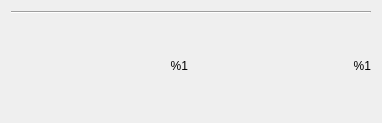
<?xml version="1.0" encoding="UTF-8"?>
<ui version="4.0">
 <class>TimeTable</class>
 <widget class="QWidget" name="TimeTable">
  <property name="geometry">
   <rect>
    <x>0</x>
    <y>0</y>
    <width>382</width>
    <height>123</height>
   </rect>
  </property>
  <property name="windowTitle">
   <string>Form</string>
  </property>
  <layout class="QVBoxLayout" name="verticalLayout">
   <item>
    <widget class="Line" name="line">
     <property name="styleSheet">
      <string notr="true">&lt;hr border: 0;
    padding: 3px;
    background: linear-gradient(135deg, red, orange,green, blue, purple);
    --mask-image: repeating-linear-gradient(135deg, #000 0px, #000 1px, transparent 1px, transparent 6px);
    -webkit-mask-image: var(--mask-image);
    mask-image: var(--mask-image);&gt;</string>
     </property>
     <property name="orientation">
      <enum>Qt::Horizontal</enum>
     </property>
    </widget>
   </item>
   <item>
    <layout class="QHBoxLayout" name="horizontalLayout">
     <item>
      <widget class="QLabel" name="label_l">
       <property name="text">
        <string>&lt;html&gt;&lt;head/&gt;&lt;body&gt;%1&lt;/body&gt;&lt;/html&gt;</string>
       </property>
       <property name="alignment">
        <set>Qt::AlignRight|Qt::AlignTrailing|Qt::AlignVCenter</set>
       </property>
      </widget>
     </item>
     <item>
      <widget class="QLabel" name="label_r">
       <property name="text">
        <string>&lt;html&gt;&lt;head/&gt;%1&lt;/body&gt;&lt;/html&gt;</string>
       </property>
       <property name="alignment">
        <set>Qt::AlignRight|Qt::AlignTrailing|Qt::AlignVCenter</set>
       </property>
      </widget>
     </item>
    </layout>
   </item>
  </layout>
 </widget>
 <resources/>
 <connections/>
</ui>
